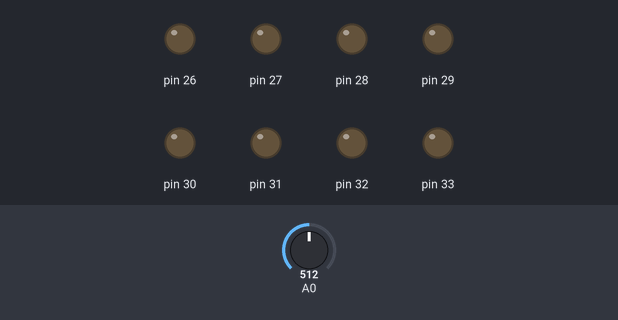
A sketch run on a simulated Arduino Mega 2560, built with avr-gcc and run on an emulated ATmega2560. Shown: output pins drawn as LEDs (lit = HIGH). The test bench sets the inputs (shaded band); at power-on: A0 = 512.

Above: at 1.2 s.
1.3 s: A0 set to 530
At 2.5 s:
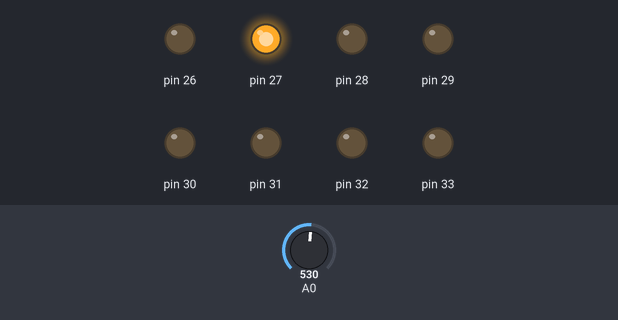
2.8 s: A0 set to 511
At 3.8 s:
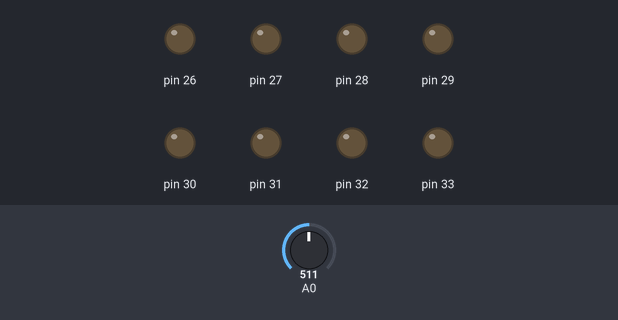
4.3 s: A0 set to 716
At 5.0 s:
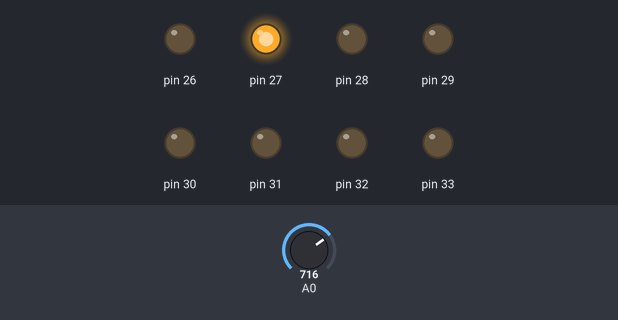
Timing chart, 0 to 7.3 s (numbered marks = the images above; inputs shaded):
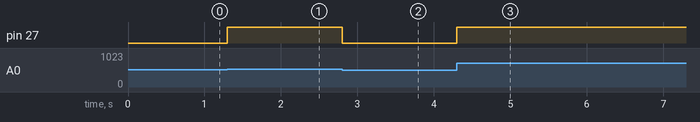

Measured:
- the behaviour switches between 513 and 514 on A0 (found by bisection; images 0 and 1)
- after the input at 1.3 s, pin 27: LOW → HIGH at once
- after the input at 2.8 s, pin 27: HIGH → LOW at once
- after the input at 4.3 s, pin 27: LOW → HIGH at once

The sketch:

ArduinoG1Z3.ino
```cpp
int period = 10;

void pwm(int pin)
{
  int val = analogRead(A0); //[0,1023]
  int vreme = map(val, 0, 1023, 0, period);
  digitalWrite(pin, HIGH);
  delay(vreme * 1000);  //upaljena je vreme sekundi
  digitalWrite(pin, LOW);
  delay((period - vreme) * 1000);
}
//paliti i gasiti lampice kao na radiu za zvuk u zavisnosti od pozicije potenciometra
void zad1()
{
  int val = analogRead(A0); //[0,1023]
  int brojLampica = map(val, 0, 1023, 0, 8);

  for(int i = 0; i < brojLampica; i++)
    digitalWrite(26 + i, digitalRead(7));

  for(int i = 0; i < 8 - brojLampica; i++)
    digitalWrite(33 - i, !digitalRead(7));
}
//lampice blinkaju, a sa potenciometrom podesiti period blinkanja
void zad2()
{
  int val = analogRead(A0); //[0,1023]
  int period = map(val, 0, 1023, 50, 400);

  for(int i = 0; i < 8; i++)
    digitalWrite(26 + i, HIGH);

  delay(period);

  for(int i = 0; i < 8; i++)
    digitalWrite(26 + i, LOW);

  delay(period);
}

void zad3()
{
  int val = analogRead(A0); //[0,1023]
  int a = map(val, 0, 1023, 0, 255);

  analogWrite(27, a);

}
void setup() {
  // put your setup code here, to run once:
  for(int i = 0; i < 8; i++)
  {
    pinMode(26+ i, OUTPUT);
    digitalWrite(26+i, LOW);
  }
  Serial.begin(9600);
}

void loop() {
  //pwm(30);
  //zad1();
  //zad2();
  zad3();

}
```
